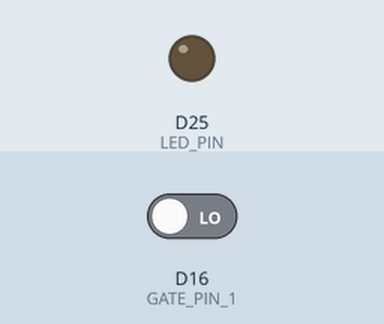
The sketch below on a simulated Arduino Due. Parts: output pins drawn as LEDs (lit = HIGH). Inputs (shaded band) come from the test bench; at power-on: D16 (GATE_PIN_1) LOW (analog values on the 0–1023 scale). What the sketch prints to the serial monitor is not drawn.

Above: at 1.2 s.
1.3 s: D16 (GATE_PIN_1) driven HIGH
At 2.3 s:
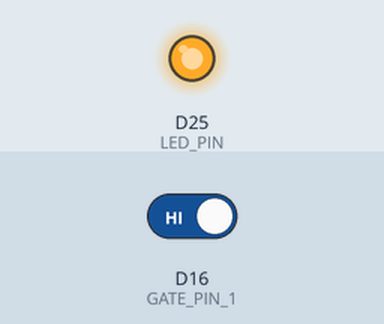
2.8 s: D16 (GATE_PIN_1) driven LOW
At 3.4 s:
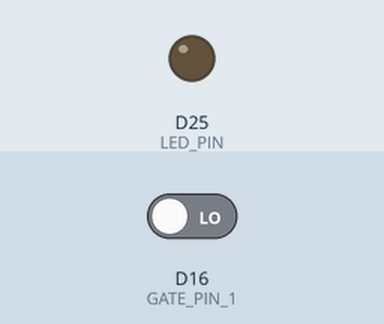
Timing chart, 0 to 5.8 s (numbered marks = the images above; inputs shaded):
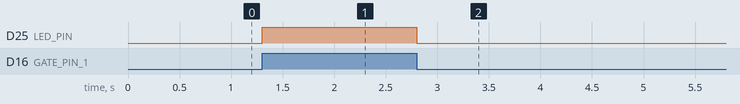

The sketch:

basic-adsr2.ino
```cpp
#include <Wire.h>
#include <Adafruit_MCP4725.h>

#define ADC_MAX 1023
#define ENV_MAX 4095
#define ENV_MIN 0
#define ATTACK_THRESHOLD 4000
#define STATIC_ATTACK 10
#define STATIC_DECAY 10
#define STATIC_SUSTAIN 500
#define STATIC_RELEASE 10

#define GATE_PIN_1 16 // GP17 = PIN 22
#define LED_PIN 25 // GP25 = LED

Adafruit_MCP4725 dac1;
bool isGate1 = false,
     envelopeIsActive1 = false,
     isDecayState1 = false;
int targetValue1 = 0,
  attackCV = 0,
  decayCV = 0,
  sustainCV = 0,
  releaseCV = 0,
  calcCounter = 0;
float currentPole1 = 0.7,  // INITIALIZE POLE LOCATIONS
  currentEnvelopeValue1 = 0.0;
double attackPole1 = 0.9,  // INITIALIZE ATACK, DECAY AND RELEASE POLES
  decayPole1 = 0.9,
  releasePole1 = 0.95;
double calcPole(int poleValue) {
  return sqrt(0.999 * cos( ADC_MAX - poleValue / 795.0));
}

float delta(double targetPole, int targetValue1, float currentValue) {
  return (1.0 - targetPole) * targetValue1 + targetPole * currentValue;
  // return ( targetPole * targetValue1 ) + ( targetPole * currentValue);
}

void setEnvPoles1( int calcCounter ) {
  switch (calcCounter) {
    case 0:
      attackPole1 = calcPole(STATIC_ATTACK);
      break;
    case 1:
      decayPole1 = calcPole(STATIC_DECAY);
      break;
    case 2:
      releasePole1 = calcPole(STATIC_RELEASE);
      break;
  }
}

void updateEnvelope1() {
  if( isGate1 ){
    // IF GATE1 IS TRUE AND ENVELOPEISACTIVE1 IS FALSE, WE HAVE DETECTED THE START OF A NEW ENVELOPE!
    if (!envelopeIsActive1) {
      isDecayState1 = false;
      targetValue1 = ENV_MAX;
      currentPole1 = attackPole1;
      envelopeIsActive1 = true;
    }
    if (!isDecayState1 && (currentEnvelopeValue1 > ATTACK_THRESHOLD) && (targetValue1 == ENV_MAX)) {
      isDecayState1 = true;
      targetValue1 = STATIC_SUSTAIN * 4;
      currentPole1 = decayPole1;
    }
  } else { // ELSE THE GATE IS NOT ON, WE ARE IN THE RELEASE PHASE
    targetValue1 = ENV_MIN;
    currentPole1 = releasePole1;
    envelopeIsActive1 = false;
    isDecayState1 = true;
  }
  currentEnvelopeValue1 = delta(currentPole1, targetValue1, currentEnvelopeValue1); // DO THE MATH
  dac1.setVoltage(round(currentEnvelopeValue1), false); // SET THE VOLTS
}
void setup() {
  Serial.begin(9600);
  analogReadResolution(10);  // SET ANALOG READ TO 10 BITS (VALUE RANGE 0 - 1023)
  dac1.begin(0x62);
  pinMode(GATE_PIN_1, INPUT_PULLDOWN);
  pinMode(LED_PIN, OUTPUT);
}
void loop() {
  isGate1 = digitalRead(GATE_PIN_1);

  setEnvPoles1( calcCounter );
  calcCounter++;
  if( calcCounter >= 2 ) calcCounter = 0;

  updateEnvelope1();

  digitalWrite( LED_PIN, isGate1 );
  Serial.print( "0.0 " );
  Serial.print( attackPole1 );
  Serial.print( " " );
  Serial.print( targetValue1 / ENV_MAX ) ;
  Serial.println( " 2.0" );
}
```

Measured:
- after the input at 1.3 s, D25 (LED_PIN): LOW → HIGH at once
- after the input at 2.8 s, D25 (LED_PIN): HIGH → LOW at once
